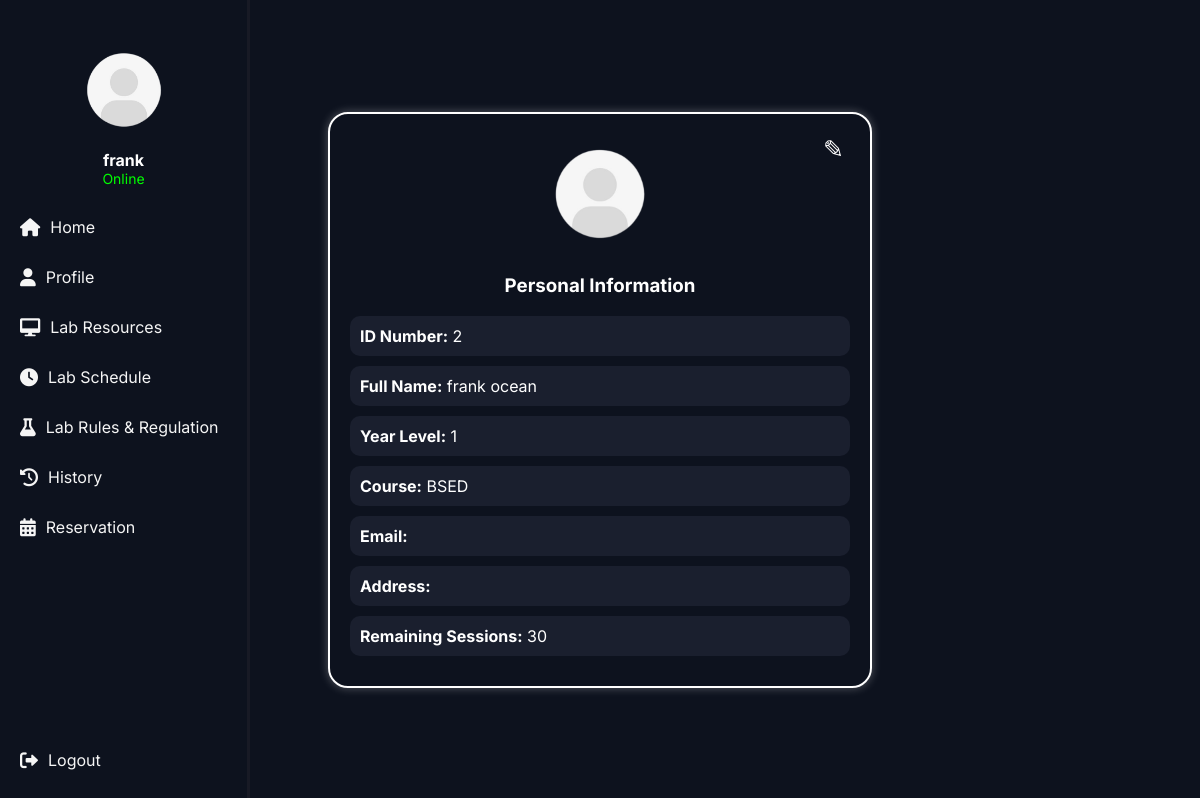
The app's page /profile.php (signed in) with its own data.
### tables this page shows
CREATE TABLE `users` (
  `id` int(11) NOT NULL,
  `username` varchar(50) NOT NULL,
  `password` varchar(255) NOT NULL,
  `email` varchar(100) NOT NULL,
  `id_no` int(11) DEFAULT NULL,
  `profile_picture` varchar(255) DEFAULT NULL,
  `lastname` varchar(50) DEFAULT NULL,
  `firstname` varchar(50) DEFAULT NULL,
  `middlename` varchar(50) DEFAULT NULL,
  `yr_level` varchar(10) DEFAULT NULL,
  `course` varchar(50) DEFAULT NULL,
  `address` varchar(255) DEFAULT NULL,
  `remaining_sessions` int(11) DEFAULT 30,
  `role` varchar(20) DEFAULT 'user',
  `purpose` varchar(255) DEFAULT NULL,
  `lab_number` varchar(10) DEFAULT NULL,
  `name` varchar(255) DEFAULT NULL
);

CREATE TABLE `sit_in_records` (
  `id` int(11) NOT NULL,
  `id_no` varchar(50) NOT NULL,
  `purpose` varchar(255) NOT NULL,
  `lab_number` varchar(50) NOT NULL,
  `remaining_sessions` int(11) NOT NULL,
  `name` varchar(255) DEFAULT NULL,
  `year_level` varchar(10) NOT NULL,
  `course` varchar(255) DEFAULT NULL,
  `time_in` time DEFAULT NULL,
  `time_out` time DEFAULT NULL,
  `status` varchar(10) DEFAULT 'Active',
  `date` date DEFAULT curdate(),
  `points` int(11) DEFAULT 0
);

### profile.php (the view, shortened to what this page needs)
<?php
$user = $_SESSION['user'];
$firstname = htmlspecialchars($user['firstname']);
$middlename = isset($user['middlename']) ? htmlspecialchars($user['middlename']) : '';
$lastname = htmlspecialchars($user['lastname']);
$username = htmlspecialchars($user['username']);
$fullname = $firstname . ' ' . $middlename . ' ' . $lastname;
$conn = new mysqli("localhost", "root", "", "sysarch");
$sql = "SELECT * FROM users WHERE username = ?";
$stmt = $conn->prepare($sql);
$stmt->bind_param("s", $username);
$stmt->execute();
$result = $stmt->get_result();
if ($result->num_rows == 1) {
    $user_data = $result->fetch_assoc();
    $id_no = htmlspecialchars($user_data['id_no']);
    $yr_level = htmlspecialchars($user_data['yr_level']);
    $course = htmlspecialchars($user_data['course']);
    $address = isset($user_data['address']) ? htmlspecialchars($user_data['address']) : '';
    $email = htmlspecialchars($user_data['email']);
    $session_query = "SELECT remaining_sessions FROM sit_in_records WHERE id_no = ? ORDER BY id DESC LIMIT 1";
    $session_stmt = $conn->prepare($session_query);
    $session_stmt->bind_param("s", $id_no);
    $session_stmt->execute();
    $session_result = $session_stmt->get_result();
    if ($session_result && $session_result->num_rows > 0) {
        $session_data = $session_result->fetch_assoc();
        $remaining_sessions = (int) $session_data['remaining_sessions'];
    } else {
        $remaining_sessions = 30;
    }
} else {
    echo "User data not found.";
    exit();
}
?>
<!DOCTYPE html>
<html lang="en">
<head>
</head>
<body>
    <?php include 'includes/sidebar.php'; ?>
    <div class="content">
        <div class="card">
            <button class="edit-btn" onclick="window.location.href='edit.php'">
                &#9998;
            </button>
            <img src="<?php echo $profile_picture ? $profile_picture : 'assets/icon.png'; ?>" alt="Profile Picture" class="profile-img">
            <h3>Personal Information</h3>
                <div class="detail-item">
                    <p><strong>ID Number:</strong> <?php echo $id_no; ?></p>
                </div>
                <div class="detail-item">
                    <p><strong>Full Name:</strong> <?php echo $fullname; ?></p>
                </div>
                <div class="detail-item">
                    <p><strong>Year Level:</strong> <?php echo $yr_level; ?></p>
                </div>
                <div class="detail-item">
                    <p><strong>Course:</strong> <?php echo $course; ?></p>
                </div>
                <div class="detail-item">
                    <p><strong>Email:</strong> <?php echo $email; ?></p>
                </div>
                <div class="detail-item">
                    <p><strong>Address:</strong> <?php echo $address; ?></p>
                </div>
                <div class="detail-item">
                    <p><strong>Remaining Sessions:</strong> <?php echo $remaining_sessions; ?></p>
                </div>
        </div>
    </div>
</body>
</html>

### includes/sidebar.php (shortened to what this page needs)
<?php
$user = $_SESSION['user'];
$username = htmlspecialchars($user['username']);
$conn = new mysqli("localhost", "root", "", "sysarch");
$sql = "SELECT profile_picture FROM users WHERE username = ?";
$stmt = $conn->prepare($sql);
$stmt->bind_param("s", $username);
$stmt->execute();
$result = $stmt->get_result();
if ($result->num_rows == 1) {
    $user_data = $result->fetch_assoc();
    $profile_picture = htmlspecialchars($user_data['profile_picture']);
} else {
    $profile_picture = 'assets/icon.png';
}
?>
<!DOCTYPE html>
<html lang="en">
<head>
    <link rel="stylesheet" href="https://cdnjs.cloudflare.com/ajax/libs/font-awesome/6.0.0-beta3/css/all.min.css">
</head>
<body>
    <div class="sidebar">
        <img src="<?php echo $profile_picture ? $profile_picture : 'assets/icon.png'; ?>" alt="Profile Image" class="profile-image">
        <div class="user-info">
            <div class="username"><?php echo $username; ?></div>
            <div class="status">Online</div>
        </div>
        <div class="sidebar-links">
            <a href="home.php"><i class="fas fa-home"></i><span>Home</span></a>
            <a href="profile.php"><i class="fas fa-user"></i><span>Profile</span></a>
            <a href="lab-resources.php"><i class="fas fa-desktop"></i><span>Lab Resources</span></a>
            <a href="lab-schedule.php"><i class="fas fa-clock"></i><span>Lab Schedule</span></a>
            <a href="lab-rules.php"><i class="fas fa-flask"></i><span>Lab Rules & Regulation</span></a>
            <a href="history.php"><i class="fas fa-history"></i><span>History</span></a>
            <a href="reservation.php"><i class="fas fa-calendar-alt"></i><span>Reservation</span></a>
        </div>
        <div class="sidebar-logout">
            <a href="#" onclick="confirmLogout()"><i class="fas fa-sign-out-alt"></i><span>Logout</span></a>
        </div>
    </div>
</body>
</html>

### profile.php (style rules this page uses)
body { font-family: 'Inter', sans-serif; background-color: #0d121e; margin: 0; padding: 0; display: flex; flex-direction: column; height: 100vh; }
.content { flex-grow: 1; display: flex; justify-content: center; align-items: center; padding: 20px; box-sizing: border-box; }
.card { padding: 20px; border-radius: 20px; border: 2px solid white; box-shadow: 0 0 10px rgba(255, 255, 255, 0.3); max-width: 500px; width: 100%; position: relative; }
.card h3 { text-align: center; color: white; }
.profile-img { width: 120px; height: 120px; border-radius: 50%; object-fit: cover; margin: 0 auto 20px auto; display: block; }
.card p, h3 { text-align: left; color: white; }
.edit-btn { position: absolute; top: 20px; right: 20px; background: none; border: none; color: white; font-size: 25px; cursor: pointer; }
.detail-item { background-color: #1a1f2e; border-radius: 10px; padding: 10px; margin-bottom: 10px; }
.detail-item p { margin: 0; color: white; }

### includes/sidebar.php (style rules this page uses)
body { margin: 0; font-family: 'Inter', sans-serif; background-color: #0d121e; color: white; }
.sidebar { display: flex; flex-direction: column; justify-content: space-between; align-items: stretch; width: 250px; height: 100vh; background-color: #0d121e; color: white; position: fixed; top: 0; left: 0; padding: 20px 0; box-sizing: border-box; text-align: left; border-right: 3px solid #181a25; }
.sidebar .profile-image { width: 100px; height: 100px; border-radius: 50%; margin: 20px auto 10px auto; }
.sidebar .user-info { text-align: center; margin-bottom: 20px; opacity: 1; }
.sidebar .user-info .username { font-size: 16px; font-weight: bold; }
.sidebar .user-info .status { font-size: 14px; color: #00ff00; }
.sidebar-links { flex-grow: 1; display: flex; flex-direction: column; gap: 10px; padding: 0 10px; }
.sidebar-logout { padding: 0 10px; }
.sidebar a { color: whitesmoke; text-decoration: none; display: flex; align-items: center; padding: 10px 10px; transition: background-color 0.3s; border-radius: 10px; }
.sidebar i { font-size: 18px; margin-right: 10px; }
.sidebar span { display: inline; white-space: nowrap; }

### records on screen
users: username "frank", id_no "2", yr_level "1", course "BSED"
sit_in_records: remaining_sessions "30"

### other values on screen
$fullname "frank ocean"
